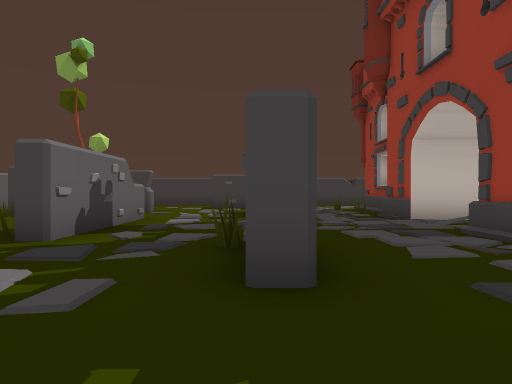
view 1 (above)

24 first-person views from a walk through a scene from a Unity 3-D project. The camera is 1.3 m above the floor, looks level and sees 75° across. The floor is counted in squares, 2 m on a side. Each view is taken from the middle of a square. On the plan, view 1 faces up. The plan holds only what a view shows up to about 10 squares ahead; the rest is blank.

view 2
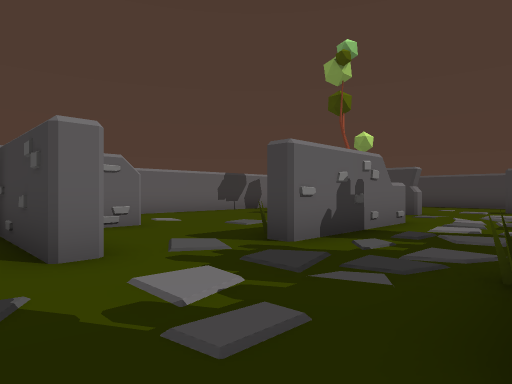

view 3
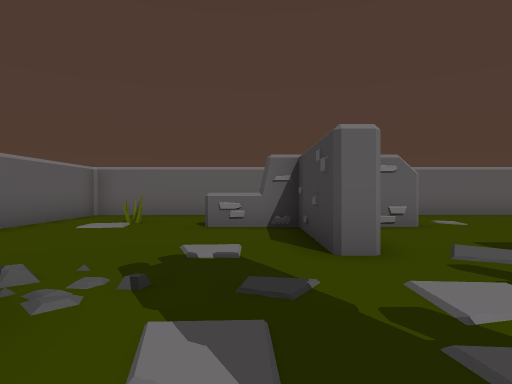

view 4
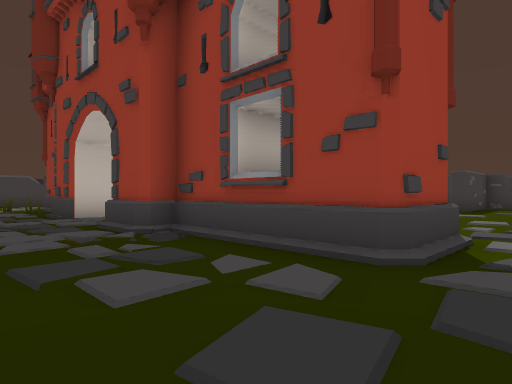

view 5
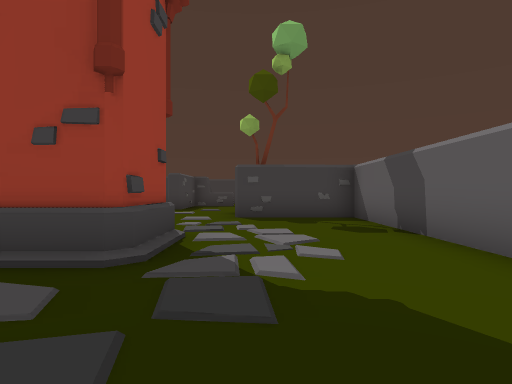

view 6
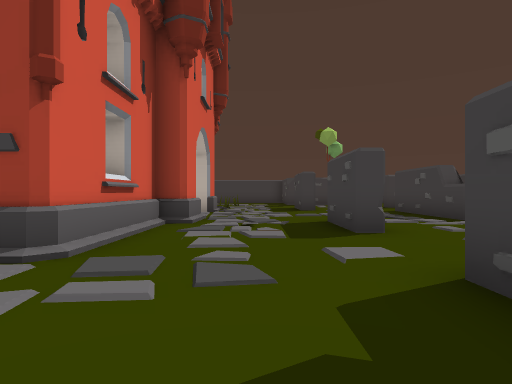

view 7
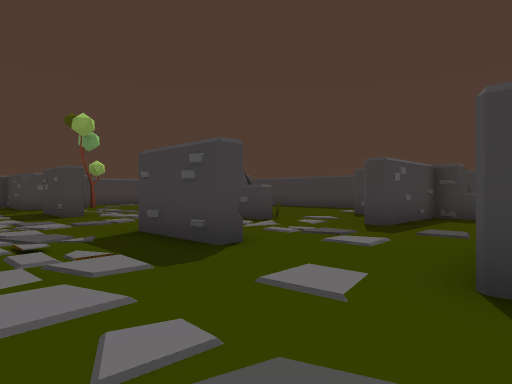

view 8
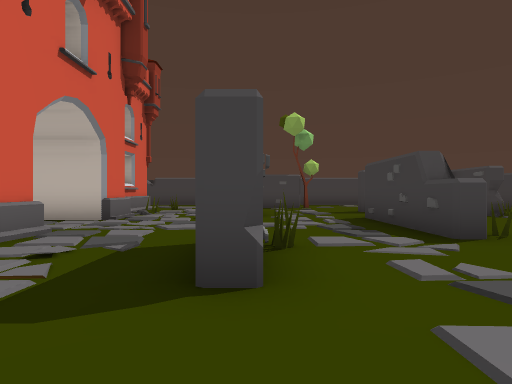

view 9
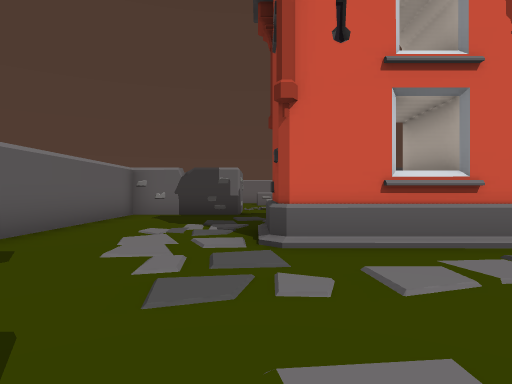

view 10
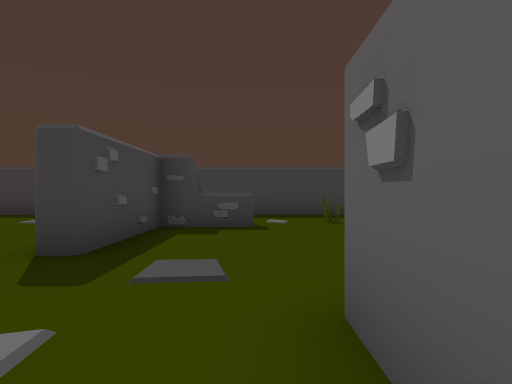

view 11
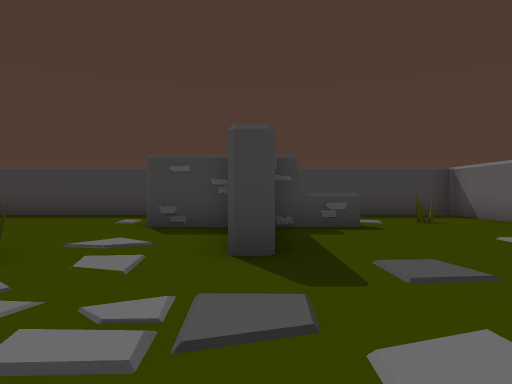

view 12
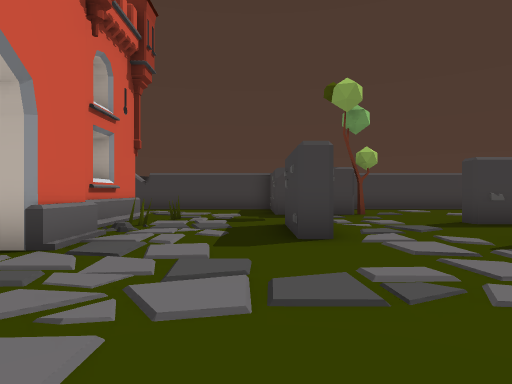

view 13
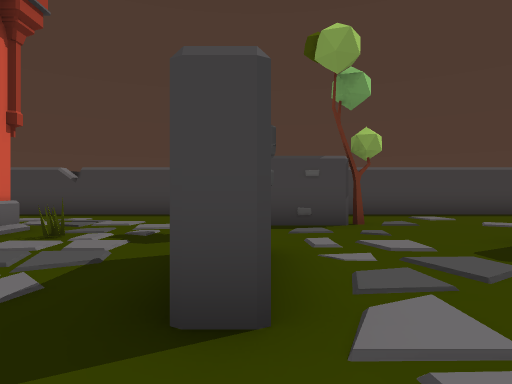

view 14
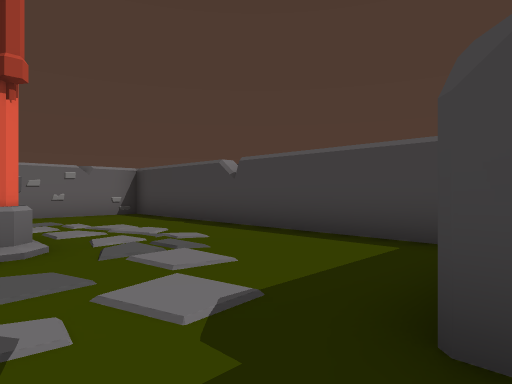

view 15
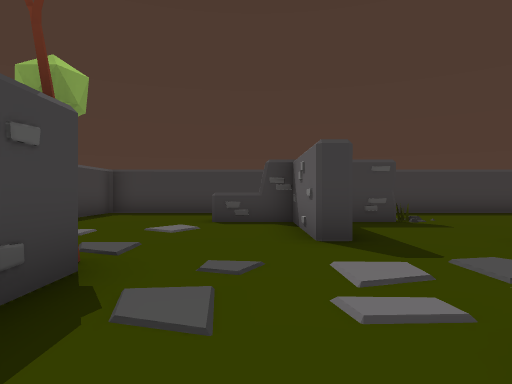

view 16
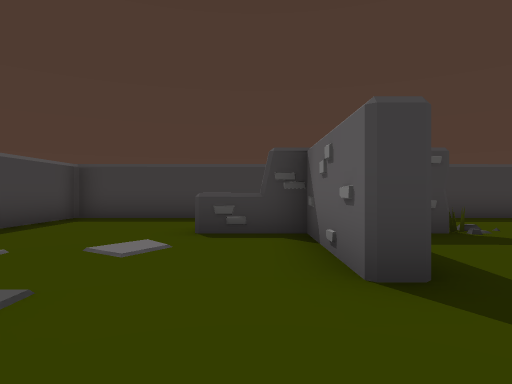

view 17
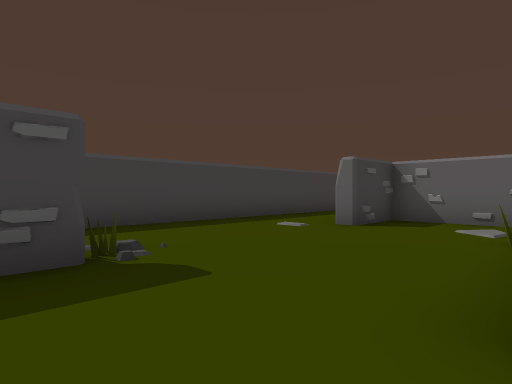

view 18
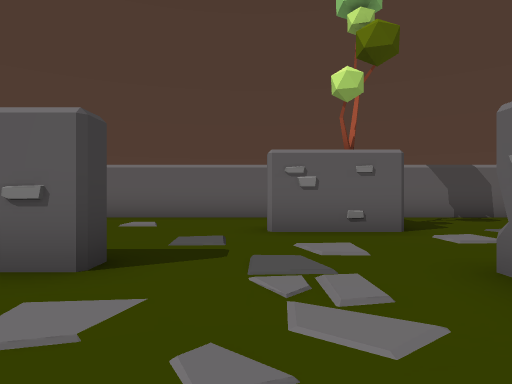

view 19
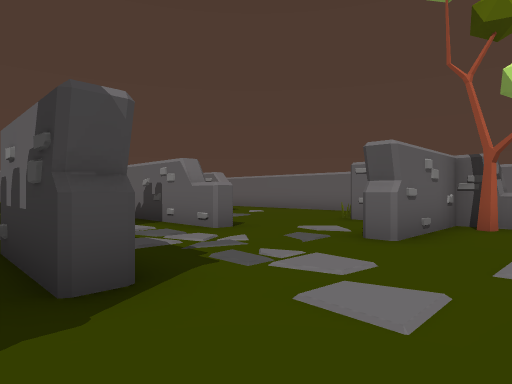

view 20
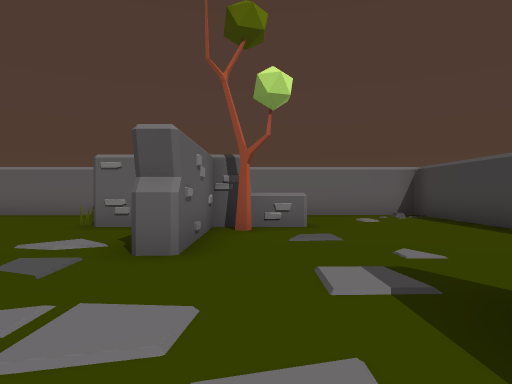

view 21
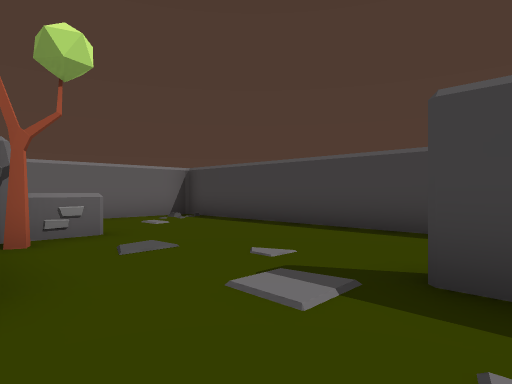

view 22
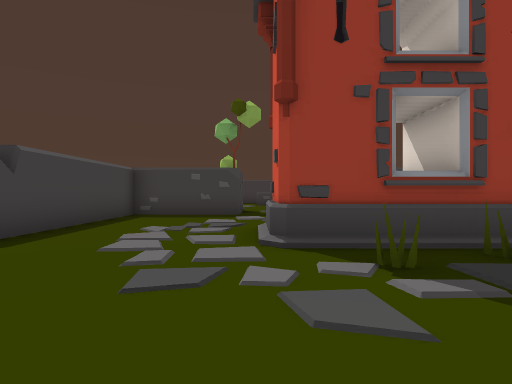

view 23
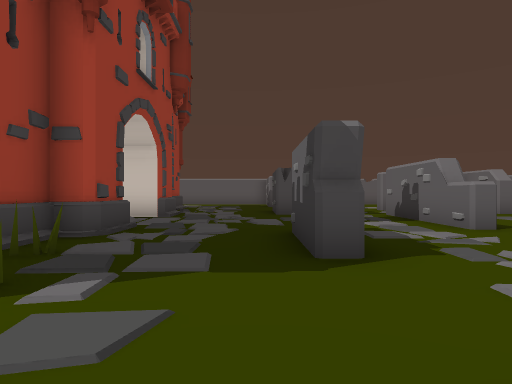

view 24
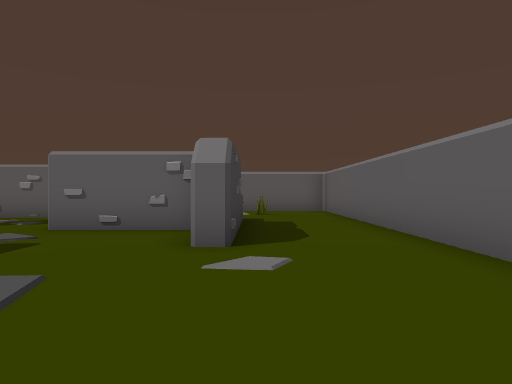

### Floor plan
Key: @ floor where view 1 was taken; # wall or solid block; x gap in a wall; . floor; = window, fence, low wall or low ledge; ^ raised ledge.
Columns run from 10 left of view 1 to 20 right of it. Each row starts with its distance up from view 1.
 17  #######  ###########  ########
 16 ##......  #.........#  .......#
 15 #........ #.........#  .......#
 14 #........##.........###.......#
 13 #............................ #
 12 #   #....... =###= .......#   #
 11     ###..... =###= .....####
 10     #. ...#..#####..#......#
  9    .#.....#..#####..#......x .#
  8 #......#......x^^x.....#...=..#
  7 #......#.....     .....#......#
  6 #......#.....     .....#......#
  5 #.....=#......x x......#=.....#
  4 #...#.....#...###...#=.  ..#..#
  3 #...#.. ..#...###...# .....#..#
  2 #...###.......###.......####..#
  1 #...#.........###...... ...#  #
  0 #.........@................#..#
 -1 #........##.........##........#
 -2 #..#....  #.........# .....=..#
 -3 #.....    #.........# ........#
 -4 #####     #####################

Where each view was taken, in squares from view 1:
view 1: 0 up, 0 right, facing up
view 2: 1 up, 0 right, facing up-left
view 3: 1 up, 0 right, facing left
view 4: 1 down, 1 right, facing up-right
view 5: 1 down, 1 right, facing right
view 6: 3 down, 8 right, facing up
view 7: 1 down, 7 right, facing up-right
view 8: 0 up, 10 right, facing up
view 9: 0 up, 10 right, facing left
view 10: 0 up, 10 right, facing right
view 11: 2 up, 10 right, facing right
view 12: 4 up, 9 right, facing up
view 13: 7 up, 10 right, facing up
view 14: 12 up, 10 right, facing up-left
view 15: 12 up, 9 right, facing right
view 16: 12 up, 11 right, facing right
view 17: 10 up, 13 right, facing down-right
view 18: 5 up, 12 right, facing down
view 19: 13 up, 1 right, facing down-left
view 20: 12 up, 0 right, facing left
view 21: 11 up, 1 left, facing up-left
view 22: 13 up, 0 right, facing right
view 23: 14 up, 1 right, facing down
view 24: 8 up, 7 left, facing down
